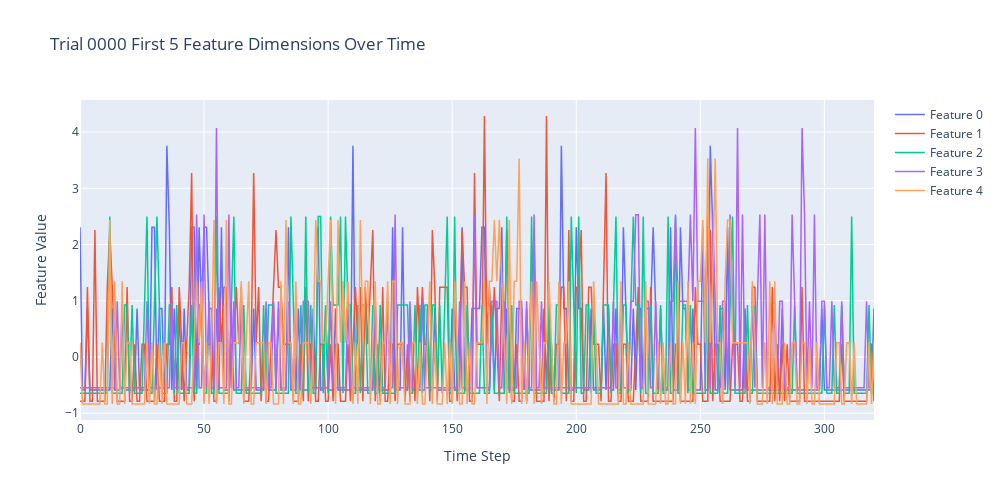

Source (notebook cell):
### Code cell
# 2. 互動式時序圖：顯示特徵維度隨時間變化
with h5py.File(file_path, 'r') as f:
    input_features = f['trial_0000']['input_features'][()]
    
    fig = go.Figure()
    
    # 繪製前 5 個特徵維度
    for i in range(5):
        fig.add_trace(go.Scatter(
            x=list(range(len(input_features))),
            y=input_features[:, i],
            mode='lines',
            name=f'Feature {i}',
            line=dict(width=1.5),
            hovertemplate='Time Step: %{x}<br>Value: %{y:.4f}<extra></extra>'
        ))
    
    fig.update_layout(
        title="Trial 0000 First 5 Feature Dimensions Over Time",
        xaxis_title="Time Step",
        yaxis_title="Feature Value",
        width=1000,
        height=500,
        hovermode='x unified',
        showlegend=True
    )
    
    fig.show()

### Figure 1 — Plotly figure (JSON) as saved in the notebook; plotly's stock layout.template omitted (floating-point values rounded to 4 significant figures; data arrays with more than 128 entries replaced by an {"elided": "..."} marker saying what was removed)
{"data": [{"hovertemplate": "Time Step: %{x}<br>Value: %{y:.4f}<extra></extra>", "line": {"width": 1.5}, "mode": "lines", "name": "Feature 0", "type": "scatter", "x": {"elided": "321 int values"}, "y": {"elided": "321 float values"}}, {"hovertemplate": "Time Step: %{x}<br>Value: %{y:.4f}<extra></extra>", "line": {"width": 1.5}, "mode": "lines", "name": "Feature 1", "type": "scatter", "x": {"elided": "321 int values"}, "y": {"elided": "321 float values"}}, {"hovertemplate": "Time Step: %{x}<br>Value: %{y:.4f}<extra></extra>", "line": {"width": 1.5}, "mode": "lines", "name": "Feature 2", "type": "scatter", "x": {"elided": "321 int values"}, "y": {"elided": "321 float values"}}, {"hovertemplate": "Time Step: %{x}<br>Value: %{y:.4f}<extra></extra>", "line": {"width": 1.5}, "mode": "lines", "name": "Feature 3", "type": "scatter", "x": {"elided": "321 int values"}, "y": {"elided": "321 float values"}}, {"hovertemplate": "Time Step: %{x}<br>Value: %{y:.4f}<extra></extra>", "line": {"width": 1.5}, "mode": "lines", "name": "Feature 4", "type": "scatter", "x": {"elided": "321 int values"}, "y": {"elided": "321 float values"}}], "layout": {"height": 500, "hovermode": "x unified", "showlegend": true, "title": {"text": "Trial 0000 First 5 Feature Dimensions Over Time"}, "width": 1000, "xaxis": {"title": {"text": "Time Step"}}, "yaxis": {"title": {"text": "Feature Value"}}}}
